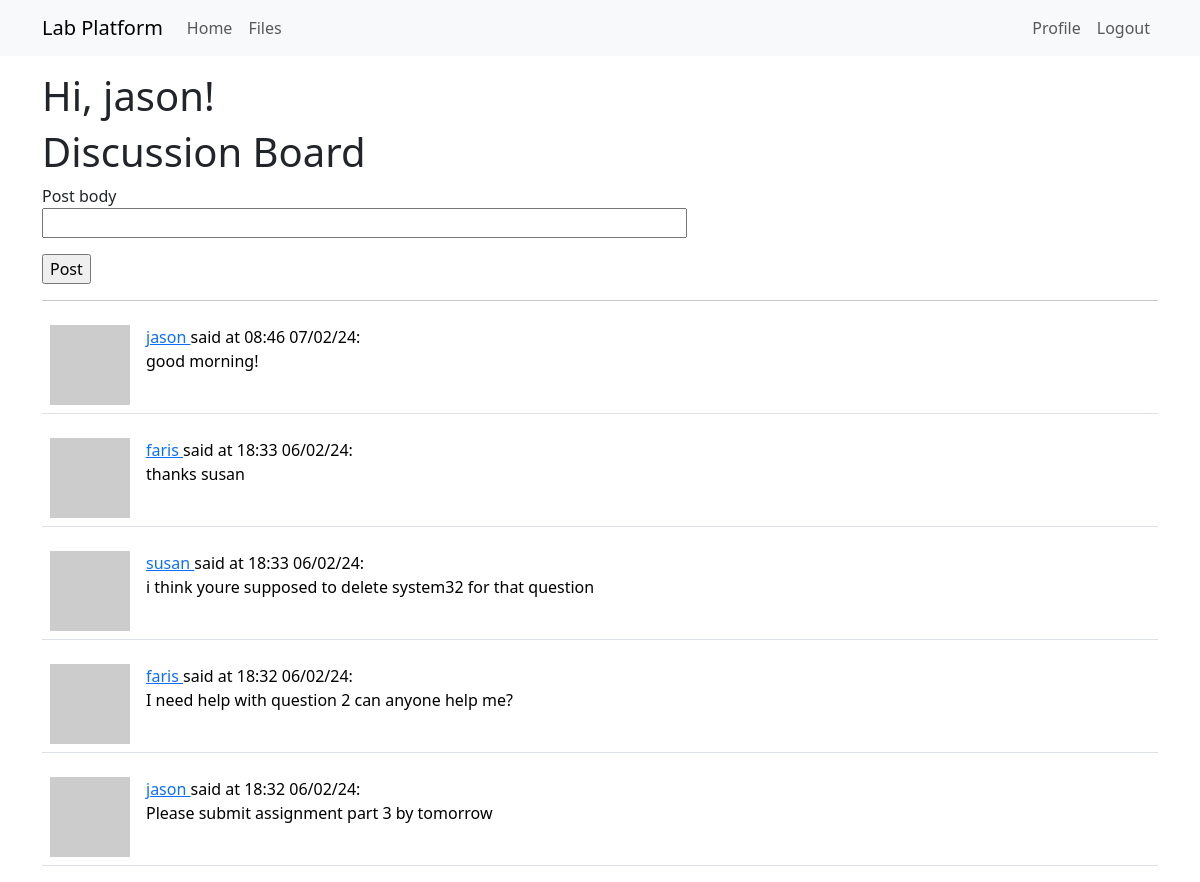
The page /index (signed in) on the database its author committed.
### app/models.py (models this page shows, shortened)
class User(UserMixin, db.Model):
    id: so.Mapped[int] = so.mapped_column(primary_key=True)
    username: so.Mapped[str] = so.mapped_column(sa.String(64), index=True,
                                                unique=True)
    email: so.Mapped[str] = so.mapped_column(sa.String(120), index=True,
                                             unique=True)
    password_hash: so.Mapped[Optional[str]] = so.mapped_column(sa.String(256))
    posts: so.WriteOnlyMapped['Post'] = so.relationship(
        back_populates='author')
    files: so.WriteOnlyMapped['File'] = so.relationship(
        back_populates='uploader')
    role: so.Mapped[int] = so.mapped_column(sa.Integer, default=-1, index=True, unique=False)
    def avatar(self, size):
        digest = md5(self.email.lower().encode('utf-8')).hexdigest()
        return f'https://www.gravatar.com/avatar/{digest}?d=identicon&s={size}'
    def is_admin(self):
        return self.role == 0

class Post(db.Model):
    id: so.Mapped[int] = so.mapped_column(primary_key=True)
    body: so.Mapped[str] = so.mapped_column(sa.String(140))
    timestamp: so.Mapped[datetime] = so.mapped_column(
        index=True, default=lambda: datetime.now(timezone.utc))
    user_id: so.Mapped[int] = so.mapped_column(sa.ForeignKey(User.id),
                                               index=True)
    author: so.Mapped[User] = so.relationship(back_populates='posts')
    def get_ftime(self):
        return self.timestamp.strftime("%H:%M %d/%m/%y")

### app/routes.py (the view)
@app.route('/index', methods=['GET', 'POST'])
@login_required
def index():
    form = PostForm()
    if form.validate_on_submit():
        post = Post(body=form.body.data, user_id=current_user.id,)
        db.session.add(post)
        db.session.commit()
        flash('Posted!')
        return redirect(url_for('index'))
    return render_template('index.html',
                            title='Discussion Board',
                                posts= db.session.scalars(sa.select(Post).order_by(sa.desc(Post.timestamp))).all(),
                                form = form)

### app/forms.py
class PostForm(FlaskForm):
    body = StringField('Post body', validators=[DataRequired()])
    submit = SubmitField('Post')

### app/models.py (called while the page is built)
@login.user_loader
def load_user(id):
    return db.session.get(User, int(id))

### app/templates/index.html (shortened to what this page needs)
{% extends "base.html" %}
{% block content %}
    <h1>Hi, {{ current_user.username }}!</h1>
    <h1>Discussion Board</h1>
    <form action="" method="post">
        <p>
            {{ form.body.label }}<br>
            {{ form.body(size=64) }}<br>
        </p>
        <p>{{ form.submit() }}</p>
    <hr>
    {% for post in posts %}
        {% include '_post.html' %}
    {% endfor %}
{% endblock %}

### app/templates/base.html (shortened to what this page needs)
<!doctype html>
<html>
<head>
    <link href="https://cdn.jsdelivr.net/npm/bootstrap@5.3.2/dist/css/bootstrap.min.css" rel="stylesheet"
>
</head>
<body>
    <nav class="navbar navbar-expand-lg bg-body-tertiary">
        <div class="container">
            <a class="navbar-brand" href="{{ url_for('index') }}">Lab Platform</a>
            <div class="collapse navbar-collapse" id="navbarSupportedContent">
                <ul class="navbar-nav me-auto mb-2 mb-lg-0">
                    <li class="nav-item">
                        <a class="nav-link" aria-current="page" href="{{url_for('index')}}">Home</a>
                    </li>
                    <li class="nav-item">
                        <a class="nav-link" aria-current="page" href="{{url_for('board')}}">Files</a>
                    </li>
                </ul>
                <ul class="navbar-nav mb-2 mb-lg-0">
                    {% if current_user.is_anonymous %}
                    <li class="nav-item">
                        <a class="nav-link" aria-current="page" href="{{ url_for('login') }}">Login</a>
                    </li>
                    {% else %}
                    <li class="nav-item">
                        <a class="nav-link" aria-current="page"
                            href="{{ url_for('user', username=current_user.username) }}">Profile</a>
                    </li>
                    <li class="nav-item">
                        <a class="nav-link" aria-current="page" href="{{ url_for('logout') }}">Logout</a>
                    </li>
                    {% endif %}
                </ul>
            </div>
        </div>
    </nav>
    <div class="container mt-3">
        {% block content %}{% endblock %}
    </div>
</body>
</html>

### app/templates/_post.html
<table class="table table-hover">
    <tr>
        <td width="70px">
            <a href="{{ url_for('user', username=post.author.username) }}">
                <img src="{{ post.author.avatar(70) }}" />
            </a>
        </td>
        <td>
            <a href="{{ url_for('user', username=post.author.username) }}">
                {{ post.author.username }}
            </a>
            said at {{ post.get_ftime() }}:
            <br>
            {{ post.body }}
        </td>
    </tr>
</table>

### rows shown on the page
User: username "jason"
Post: author.username "jason", get_ftime "08:46 07/02/24", body "good morning!"
Post: author.username "faris", get_ftime "18:33 06/02/24", body "thanks susan"
Post: author.username "susan", get_ftime "18:33 06/02/24", body "i think youre supposed to delete system32 for that question"
Post: author.username "faris", get_ftime "18:32 06/02/24", body "I need help with question 2 can anyone help me?"
Post: author.username "jason", get_ftime "18:32 06/02/24", body "Please submit assignment part 3 by tomorrow"
